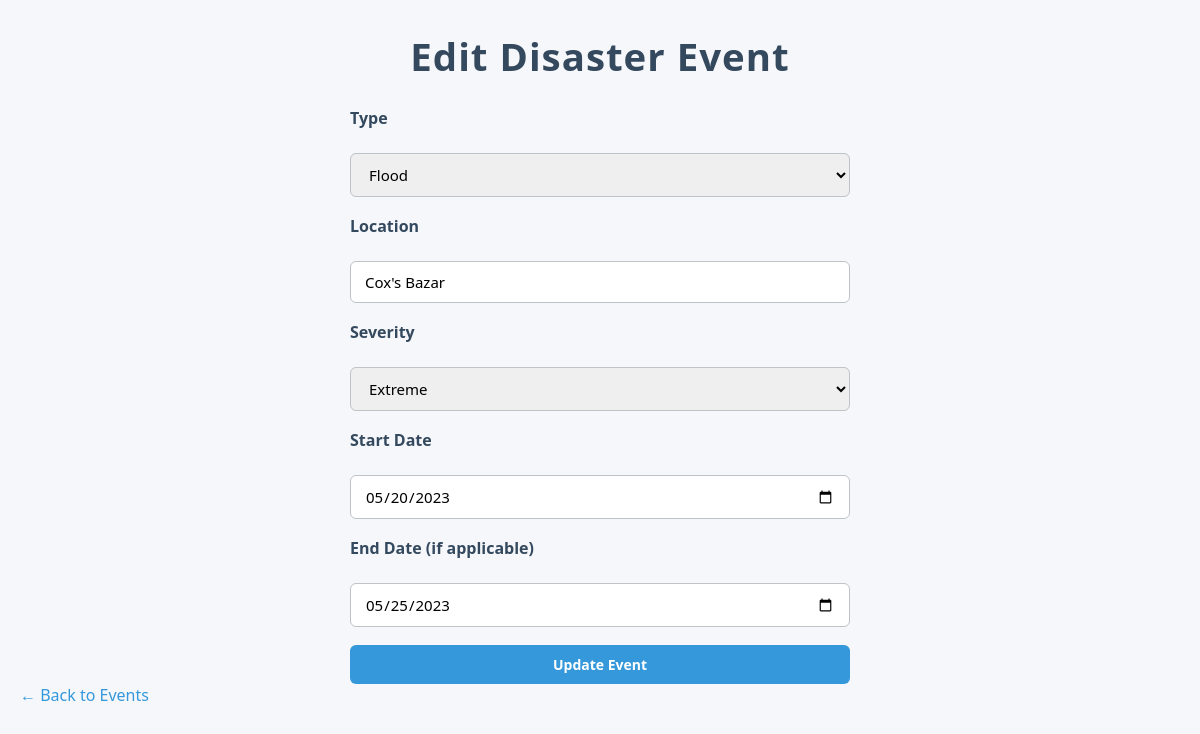
Screenshot of /edit_event.php?id=2 with the database file from the repository.
### tables this page shows
CREATE TABLE Disaster_Events (
    event_id INT AUTO_INCREMENT PRIMARY KEY,
    type VARCHAR(50) NOT NULL,
    location VARCHAR(100) NOT NULL,
    severity VARCHAR(20) NOT NULL,
    start_date DATE NOT NULL,
    end_date DATE
);

### edit_event.php (the view, shortened to what this page needs)
<?php
include 'db_connect.php';
$id = isset($_GET['id']) ? intval($_GET['id']) : 0;
$result = $conn->query("SELECT * FROM Disaster_Events WHERE event_id = $id LIMIT 1");
$event = $result->fetch_assoc();
?>
<!DOCTYPE html>
<html>
<head>
    <link rel="stylesheet" href="css/style.css">
</head>
<body>
    <h1>Edit Disaster Event</h1>
    <form action="update_event.php" method="POST" class="form">
        <label>Type</label>
        <select name="type" required>
            <option value="Flood" <?= $event['type']=='Flood'?'selected':'' ?>>Flood</option>
        </select>
        <label>Location</label>
        <input type="text" name="location" value="<?= $event['location'] ?>" required>
        <label>Severity</label>
        <select name="severity" required>
            <option value="Extreme" <?= $event['severity']=='Extreme'?'selected':'' ?>>Extreme</option>
        </select>
        <label>Start Date</label>
        <input type="date" name="start_date" value="<?= $event['start_date'] ?>" required>
        <label>End Date (if applicable)</label>
        <input type="date" name="end_date" value="<?= $event['end_date'] ?>">
        <button type="submit" class="btn">Update Event</button>
    </form>
    <p><a href="index.php">← Back to Events</a></p>
</body>
</html>

### style.css (style rules this page uses)
* { margin: 0; padding: 0; box-sizing: border-box; font-family: 'Segoe UI', Tahoma, Geneva, Verdana, sans-serif; }
body { background-color: #f5f7fa; color: #2c3e50; padding: 30px 20px; min-height: 100vh; }
h1 { font-size: 2.4rem; margin-bottom: 25px; color: #34495e; text-align: center; letter-spacing: 1px; }
.btn { display: inline-block; background-color: #3498db; color: #fff; padding: 10px 18px; border-radius: 6px; text-decoration: none; font-weight: 600; transition: background-color 0.3s ease; cursor: pointer; border: none; font-size: 14px; user-select: none; }
form.form { max-width: 500px; margin: 0 auto; display: flex; flex-direction: column; gap: 18px; }
form.form label { font-weight: 600; margin-bottom: 6px; color: #34495e; }
form.form input, form.form textarea, form.form select { padding: 10px 14px; border: 1.5px solid #bdc3c7; border-radius: 6px; font-size: 15px; transition: border-color 0.3s ease; }
a { color: #3498db; text-decoration: none; transition: color 0.3s ease; }

### rows the page displays
disaster_events: location "Cox's Bazar", severity "Extreme", start_date "05/20/2023", end_date "05/25/2023"
